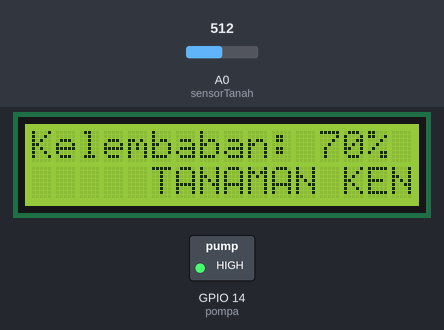
Recording of a sketch running on a simulated ESP8266 (NodeMCU). Shown: 16×2 character LCD, switched loads named in the sketch (green lamp = pin HIGH). Inputs (shaded band) come from the test bench; at power-on: A0 (sensorTanah) = 512. WiFi joins after 1.5 s; servers stay silent unless stated; what the sketch prints to the serial monitor is not drawn.

Above: at 5.2 s.
5.3 s: A0 (sensorTanah) set to 646
At 5.56 s:
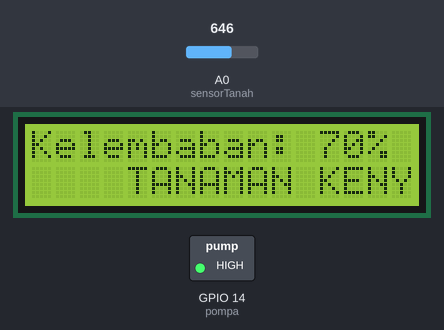
At 16.62 s:
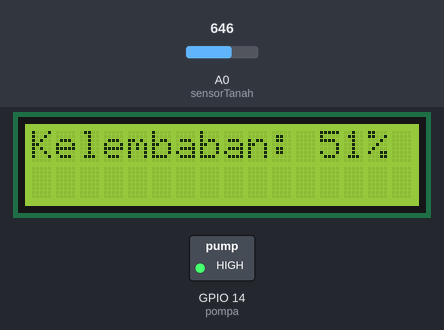
17.6 s: A0 (sensorTanah) set to 670
20.6 s: A0 (sensorTanah) set to 716
At 31.77 s:
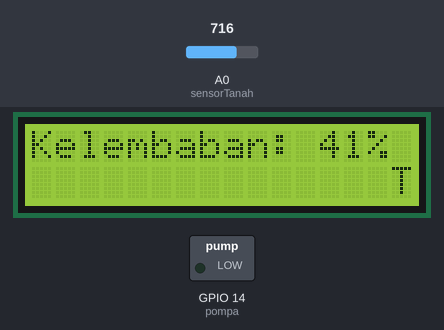
Timing chart, 0 to 33.3 s (numbered marks = the images above; inputs shaded):
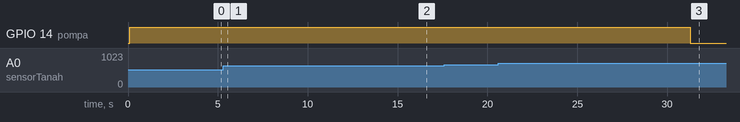

The sketch:

pernyiraman-tamananandIOT.ino
```cpp
#include <Arduino.h>
#include <ESP8266WiFi.h>
#include <ESPAsyncTCP.h>
#include <ESPAsyncWebServer.h>
#include <ArduinoJson.h>
#include <Wire.h>
#include <LiquidCrystal_I2C.h>


const char* ssid = "robi";
const char* password = "obet1234";

AsyncWebServer server(81);
AsyncWebSocket ws("/ws");


const int sensorTanah = A0;
const int pompa = 14;
const int SDA_PIN = 4;
const int SCL_PIN = 5;

LiquidCrystal_I2C lcd(0x27, 2, 1, 0, 4, 5, 6, 7, 3, POSITIVE);

unsigned long lastSendTime = 0;
const int sendInterval = 2000;
int lastMoisture = -1;
String lastPumpState = "";


void scrollText(const char* text) {
    String message = "                " + String(text) + "                ";
    for (int i = 0; i < message.length() - 15; i++) {
        lcd.setCursor(0, 1);
        lcd.print(message.substring(i, i + 16));
        delay(300);
    }
}

String getSensorReadings() {
    int kelembaban = analogRead(sensorTanah);
    int moisturePercent = map(kelembaban, 1023, 300, 0, 100);
    moisturePercent = constrain(moisturePercent, 0, 100);

    bool pompaStatus = moisturePercent < 50;
    digitalWrite(pompa, pompaStatus ? LOW : HIGH);

    StaticJsonDocument<200> readings;
    readings["moisture"] = moisturePercent;
    readings["pump"] = pompaStatus ? "ON" : "OFF";

    String jsonString;
    serializeJson(readings, jsonString);
    return jsonString;
}


void notifyClients() {
    String sensorReadings = getSensorReadings();
    ws.textAll(sensorReadings);
}


void handleWebSocketMessage(void *arg, uint8_t *data, size_t len) {
    AwsFrameInfo *info = (AwsFrameInfo*)arg;
    if (info->final && info->index == 0 && info->len == len && info->opcode == WS_TEXT) {
        StaticJsonDocument<128> json;
        DeserializationError error = deserializeJson(json, (char*)data);

        if (!error) {
            String pumpCmd = json["pump"].as<String>();

            if (pumpCmd == "ON") {
                digitalWrite(pompa, LOW);
                Serial.println("Pompa ON");
            } else if (pumpCmd == "OFF") {
                digitalWrite(pompa, HIGH);
                Serial.println("Pompa OFF");
            }
        }
    }
}

void onEvent(AsyncWebSocket *server, AsyncWebSocketClient *client, AwsEventType type, void *arg, uint8_t *data, size_t len) {
    switch (type) {
        case WS_EVT_CONNECT:
            Serial.printf("Client %u terhubung dari %s\n", client->id(), client->remoteIP().toString().c_str());
            break;
        case WS_EVT_DISCONNECT:
            Serial.printf("Client %u terputus\n", client->id());
            break;
        case WS_EVT_DATA:
            handleWebSocketMessage(arg, data, len);
            break;
        case WS_EVT_PONG:
        case WS_EVT_ERROR:
            break;
    }
}


void initWebSocket() {
    ws.onEvent(onEvent);
    server.addHandler(&ws);
}


void setup() {
    Serial.begin(115200);

    Wire.begin(SDA_PIN, SCL_PIN);
    lcd.begin(16, 2);
    lcd.backlight();
    lcd.setCursor(0, 0);
    lcd.print("ADR-Team XIIPPLG");
    lcd.setCursor(0, 1);
    lcd.print("Initializing...");

    pinMode(pompa, OUTPUT);
    digitalWrite(pompa, HIGH);


    WiFi.mode(WIFI_STA);
    WiFi.begin(ssid, password);
    Serial.print("Menghubungkan ke WiFi...");
    while (WiFi.status() != WL_CONNECTED) {
        Serial.print(".");
        delay(500);
    }
    Serial.println("\nWiFi Connected. IP: " + WiFi.localIP().toString());


    initWebSocket();

    server.on("/", HTTP_GET, [](AsyncWebServerRequest *request) {
        request->send(200, "text/plain", "WebSocket Server Ready!");
    });

    server.begin();
}


void loop() {
    ws.cleanupClients();

    int kelembaban = analogRead(sensorTanah);
    int moisturePercent = map(kelembaban, 1023, 300, 0, 100);
    moisturePercent = constrain(moisturePercent, 0, 100);

    bool pompaStatus = moisturePercent < 50;
    digitalWrite(pompa, pompaStatus ? LOW : HIGH);

    lcd.setCursor(0, 0);
    lcd.print("Kelembaban: ");
    lcd.print(moisturePercent);
    lcd.print("%  ");

    if (moisturePercent < 50) {
        scrollText("TANAMAN LAPAR Penyiraman ON");
    } else {
        scrollText("TANAMAN KENYANG Penyiraman OFF");
    }
    if (millis() - lastSendTime >= sendInterval) {
        lastSendTime = millis();
        notifyClients();
    }
}
```
